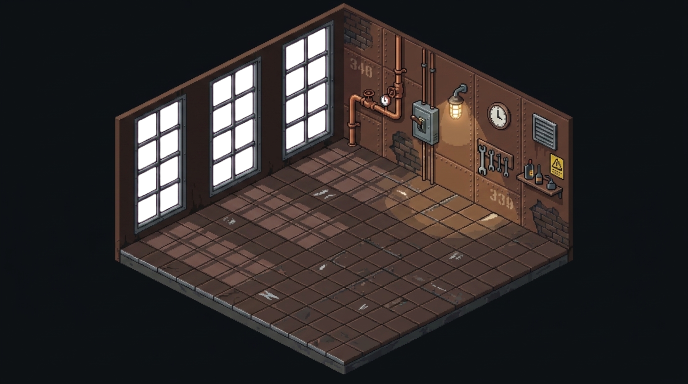
#> input picture assets/rooms/room-factory.png, 1376 x 768 px (shown at 1/2 size)
$ python make_sky_thumbs.py
#> lines starting #> are read from the running program, lines starting #| are printed output that depends on the picture
#!/usr/bin/env python3
"""空テーマ（標準・快晴・夕焼け・星空）のサムネイルを作る。

    使い方: python3 tools/assets/make_sky_thumbs.py

入力 : assets/rooms/room-factory.png （ガラスが透過していること）
出力 : assets/ui/icons/theme-{auto,blue,sunset,night}.png （64×64）

部屋テーマのサムネ（tools/assets/make_theme_thumbs.mjs）は部屋の絵をそのまま縮めるだけで
済むが、空テーマは部屋の絵が同じで**光の当たり方だけが変わる**ので、それを再現しないと
4つとも同じ絵になってしまう。ゲームと同じ手順で合成する:

    1. 背景(room-factory.png)に環境色 amb を掛ける   … Phaser の bgImg.setTint(amb)
    2. その後ろに空の色 sky を敷く                    … lighting.mjs の skyLayer
    ガラスが透過しているので、窓のところだけ空の色が出る。

amb / sky の値は game/scene/lighting.mjs の TH テーブルと同じ。変えたらここも合わせること。

「標準」は時刻連動なので1枚の絵にできない。昼と夜を左右に割って「時間で変わる」ことを示す。

切り出し位置(480×480 @ 左450・上30)は make_theme_thumbs.mjs と同一。ここがずれると
空テーマだけ他とフレーミングが違って見える。
"""
import os

from PIL import Image

ROOT = os.path.dirname(os.path.dirname(os.path.dirname(os.path.abspath(__file__))))
SRC = os.path.join(ROOT, 'assets', 'rooms', 'room-factory.png')
OUT = os.path.join(ROOT, 'assets', 'ui', 'icons')
CROP = (450, 30, 450 + 480, 30 + 480)   # make_theme_thumbs.mjs の CROP と同じ
THUMB = 64

# game/scene/lighting.mjs の TH テーブルより
TH = {
    'blue':   {'amb': 0xffffff, 'sky': 0xaec6e6},
    'sunset': {'amb': 0xffce9e, 'sky': 0xef8f56},
    'night':  {'amb': 0x47597f, 'sky': 0x0c1430},
}


def rgb(v):
    return ((v >> 16) & 255, (v >> 8) & 255, v & 255)


def scene(room, amb, sky):
    """部屋に環境色を掛け、後ろに空を敷いた1枚を返す（ガラス越しに空が見える）"""
    ar, ag, ab = rgb(amb)
    tinted = Image.merge('RGBA', (
        room.getchannel('R').point(lambda p: p * ar // 255),
        room.getchannel('G').point(lambda p: p * ag // 255),
        room.getchannel('B').point(lambda p: p * ab // 255),
        room.getchannel('A')))
    return Image.alpha_composite(Image.new('RGBA', room.size, rgb(sky) + (255,)), tinted)


def thumb(img):
    return img.crop(CROP).resize((THUMB, THUMB), Image.LANCZOS).convert('RGB')


def main():
    room = Image.open(SRC).convert('RGBA')
#> room is the input picture: PIL image 1376x768 RGBA; mean R, G, B, A 39.1, 33.9, 33.3, 245.8
    if room.getchannel('A').getextrema()[0] == 255:
        print('!! room-factory.png のガラスが抜けていない。'
              'tools/assets/key_room_glass.py を先に通すこと')
    os.makedirs(OUT, exist_ok=True)
    made = {}
    for key, t in TH.items():
        made[key] = thumb(scene(room, t['amb'], t['sky']))
#> this loop made 3 passes
#> pass 2, in scene (call 2), `tinted = Image.merge('RGBA', ( room.getchannel('R').point(lambda p: p ..`:
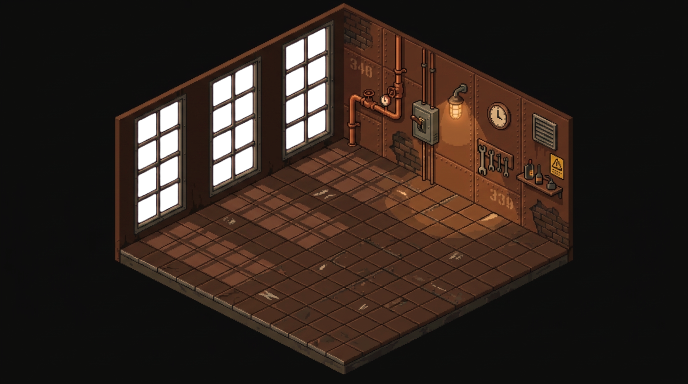
#> tinted: PIL image 1376x768 RGBA (shown at 1/2 size); mean R, G, B, A 39.1, 26.8, 20.2, 245.8; transparent parts drawn white
#> pass 3, in scene (call 3), `tinted = Image.merge('RGBA', ( room.getchannel('R').point(lambda p: p ..`:
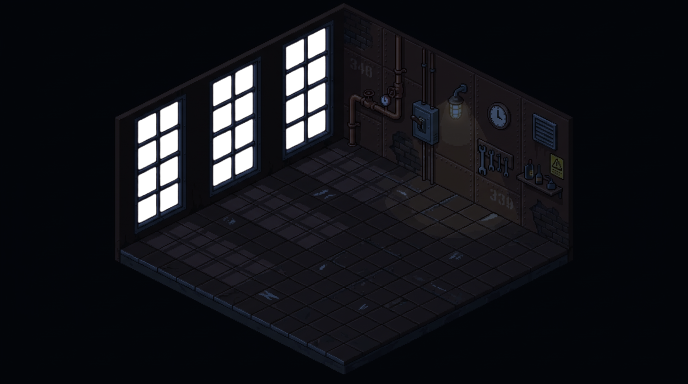
#> tinted: PIL image 1376x768 RGBA (shown at 1/2 size); mean R, G, B, A 10.3, 11.2, 15.8, 245.8; transparent parts drawn white
#> after the loop, made = 3 items
    # 標準 = 時刻連動。昼(快晴)と夜(星空)を左右で割って「変わる」ことを見せる
    auto = made['blue'].copy()
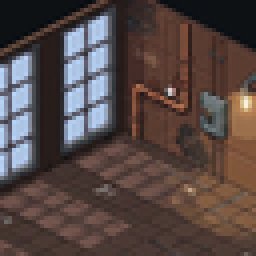
#> auto: PIL image 64x64 RGB (shown 4 times larger); mean R, G, B 84.7, 70.7, 68.1
    auto.paste(made['night'].crop((THUMB // 2, 0, THUMB, THUMB)), (THUMB // 2, 0))
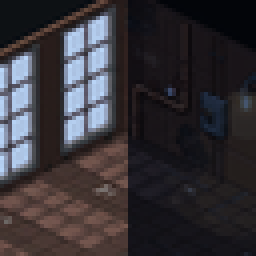
#> auto: PIL image 64x64 RGB (shown 4 times larger); mean R, G, B 53.4, 49.9, 54.6
    made['auto'] = auto
    for key, im in made.items():
        p = os.path.join(OUT, f'theme-{key}.png')
        im.save(p)
        print(f'  icons/theme-{key}.png ({THUMB}×{THUMB}, {os.path.getsize(p) / 1024:.1f}KB)')
#> this loop made 4 passes
#> key on passes 1 to 4: 'blue', 'sunset', 'night', 'auto'
#|   icons/theme-blue.png (64×64, 8.1KB)
#|   icons/theme-sunset.png (64×64, 7.6KB)
#|   icons/theme-night.png (64×64, 5.5KB)
#|   icons/theme-auto.png (64×64, 7.2KB)
#> pass 2, in main, `im.save(p)`:
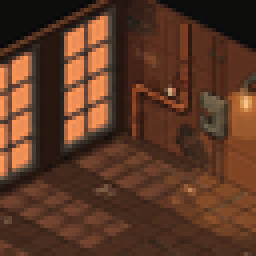
#> saved as theme-sunset.png: PIL image 64x64 RGB (shown 4 times larger); mean R, G, B 90.6, 55.1, 36.6
    print(f'  {len(made)} テーマ')
#|   4 テーマ


if __name__ == '__main__':
    main()

$ run again, with assets/rooms/room-arabia.png copied over assets/rooms/room-factory.png
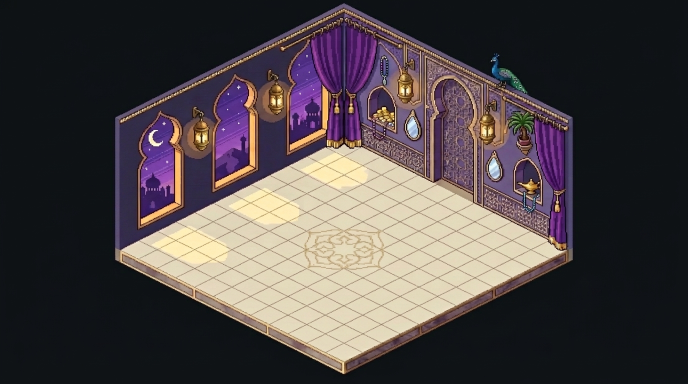
#> input picture assets/rooms/room-arabia.png, 1376 x 768 px (shown at 1/2 size)
#> after the loop in main, `for key, t in TH.items():`: made = 3 items
#> in main, `auto.paste(made['night'].crop((THUMB // 2, 0, THUMB, THUMB)), (THUMB /..`:
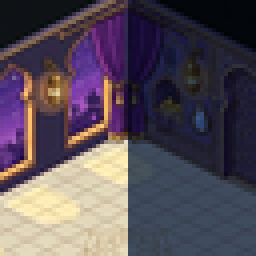
#> auto: PIL image 64x64 RGB (shown 4 times larger); mean R, G, B 87.4, 77.5, 88.4
#> the loop in main, `for key, im in made.items():` made 4 passes
#> key on passes 1 to 4: 'blue', 'sunset', 'night', 'auto'
#> (printed output is left out)
#> pass 2, in main, `im.save(p)`:
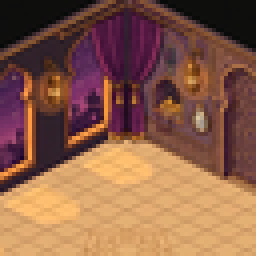
#> saved as theme-sunset.png: PIL image 64x64 RGB (shown 4 times larger); mean R, G, B 138.9, 94.2, 73.2
#|   4 テーマ

$ run again, with assets/rooms/room-beach.png copied over assets/rooms/room-factory.png
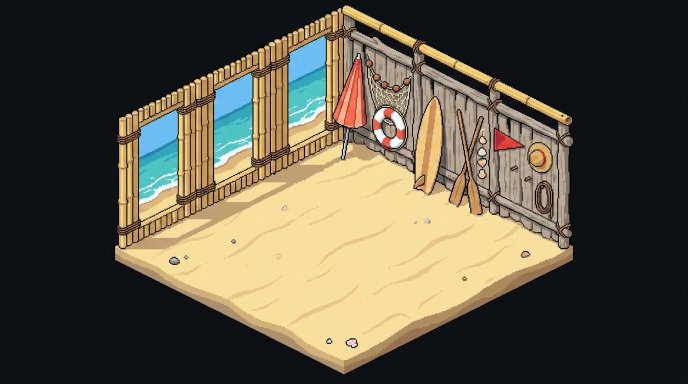
#> input picture assets/rooms/room-beach.png, 1376 x 768 px (shown at 1/2 size)
#> after the loop in main, `for key, t in TH.items():`: made = 3 items
#> in main, `auto.paste(made['night'].crop((THUMB // 2, 0, THUMB, THUMB)), (THUMB /..`:
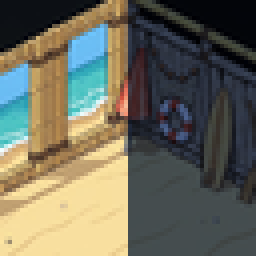
#> auto: PIL image 64x64 RGB (shown 4 times larger); mean R, G, B 107.5, 106, 91.1
#> the loop in main, `for key, im in made.items():` made 4 passes
#> key on passes 1 to 4: 'blue', 'sunset', 'night', 'auto'
#> (printed output is left out)
#> pass 2, in main, `im.save(p)`:
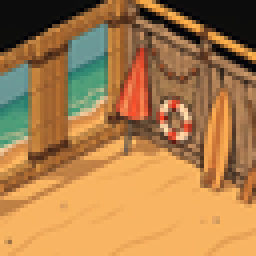
#> saved as theme-sunset.png: PIL image 64x64 RGB (shown 4 times larger); mean R, G, B 170.2, 124.9, 74.1
#|   4 テーマ
